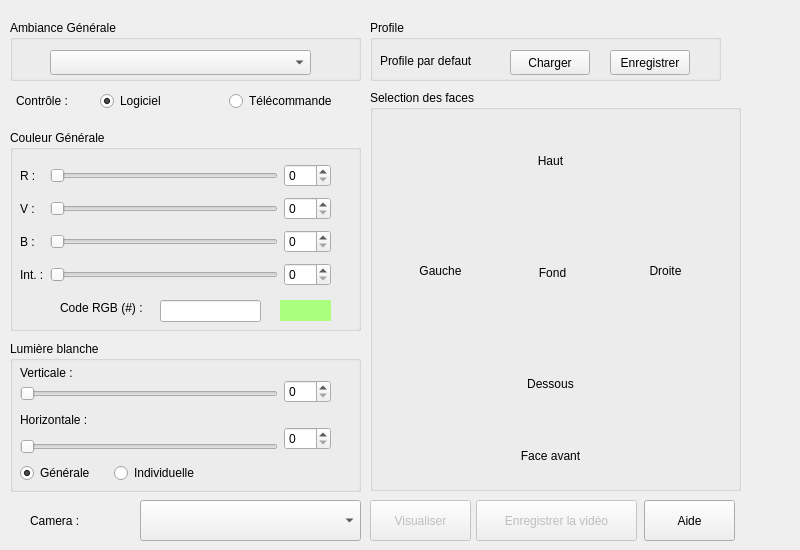
<?xml version="1.0" encoding="UTF-8"?>
<ui version="4.0">
 <class>LabViewPage</class>
 <widget class="QWidget" name="LabViewPage">
  <property name="geometry">
   <rect>
    <x>0</x>
    <y>0</y>
    <width>800</width>
    <height>550</height>
   </rect>
  </property>
  <property name="minimumSize">
   <size>
    <width>800</width>
    <height>550</height>
   </size>
  </property>
  <property name="windowTitle">
   <string>Form</string>
  </property>
  <widget class="QGroupBox" name="generalAmbBox">
   <property name="geometry">
    <rect>
     <x>10</x>
     <y>20</y>
     <width>351</width>
     <height>61</height>
    </rect>
   </property>
   <property name="title">
    <string>Ambiance Générale</string>
   </property>
   <widget class="QComboBox" name="selectAmb">
    <property name="geometry">
     <rect>
      <x>40</x>
      <y>30</y>
      <width>261</width>
      <height>25</height>
     </rect>
    </property>
   </widget>
  </widget>
  <widget class="QGroupBox" name="colorBox">
   <property name="geometry">
    <rect>
     <x>10</x>
     <y>130</y>
     <width>351</width>
     <height>201</height>
    </rect>
   </property>
   <property name="title">
    <string>Couleur Générale</string>
   </property>
   <widget class="QWidget" name="layoutWidget">
    <property name="geometry">
     <rect>
      <x>10</x>
      <y>30</y>
      <width>311</width>
      <height>131</height>
     </rect>
    </property>
    <layout class="QGridLayout" name="gridColorSelect">
     <item row="2" column="2">
      <widget class="QSpinBox" name="bSpin">
       <property name="maximum">
        <number>255</number>
       </property>
      </widget>
     </item>
     <item row="1" column="1">
      <widget class="QSlider" name="g">
       <property name="maximum">
        <number>255</number>
       </property>
       <property name="orientation">
        <enum>Qt::Horizontal</enum>
       </property>
      </widget>
     </item>
     <item row="1" column="0">
      <widget class="QLabel" name="g_label">
       <property name="text">
        <string>V :</string>
       </property>
      </widget>
     </item>
     <item row="0" column="0">
      <widget class="QLabel" name="r_label">
       <property name="text">
        <string>R :</string>
       </property>
      </widget>
     </item>
     <item row="2" column="1">
      <widget class="QSlider" name="b">
       <property name="maximum">
        <number>255</number>
       </property>
       <property name="orientation">
        <enum>Qt::Horizontal</enum>
       </property>
      </widget>
     </item>
     <item row="0" column="1">
      <widget class="QSlider" name="r">
       <property name="maximum">
        <number>255</number>
       </property>
       <property name="orientation">
        <enum>Qt::Horizontal</enum>
       </property>
      </widget>
     </item>
     <item row="0" column="2">
      <widget class="QSpinBox" name="rSpin">
       <property name="maximum">
        <number>255</number>
       </property>
      </widget>
     </item>
     <item row="2" column="0">
      <widget class="QLabel" name="b_label">
       <property name="text">
        <string>B :</string>
       </property>
      </widget>
     </item>
     <item row="1" column="2">
      <widget class="QSpinBox" name="gSpin">
       <property name="maximum">
        <number>255</number>
       </property>
      </widget>
     </item>
     <item row="3" column="0">
      <widget class="QLabel" name="intensite_label">
       <property name="text">
        <string>Int. :</string>
       </property>
      </widget>
     </item>
     <item row="3" column="1">
      <widget class="QSlider" name="intensite">
       <property name="maximum">
        <number>255</number>
       </property>
       <property name="orientation">
        <enum>Qt::Horizontal</enum>
       </property>
      </widget>
     </item>
     <item row="3" column="2">
      <widget class="QSpinBox" name="intensiteSpin">
       <property name="maximum">
        <number>255</number>
       </property>
      </widget>
     </item>
    </layout>
   </widget>
   <widget class="QLabel" name="showColor">
    <property name="geometry">
     <rect>
      <x>270</x>
      <y>170</y>
      <width>51</width>
      <height>21</height>
     </rect>
    </property>
    <property name="styleSheet">
     <string notr="true">border-color: rgb(0, 0, 0);
background-color: rgb(170, 255, 127);
selection-color: rgb(255, 0, 4);</string>
    </property>
    <property name="text">
     <string/>
    </property>
   </widget>
   <widget class="QLineEdit" name="rgbLineEdit">
    <property name="geometry">
     <rect>
      <x>150</x>
      <y>170</y>
      <width>101</width>
      <height>22</height>
     </rect>
    </property>
    <property name="inputMask">
     <string>HHHHHH; </string>
    </property>
   </widget>
   <widget class="QLabel" name="rgbLineEditLabel">
    <property name="geometry">
     <rect>
      <x>50</x>
      <y>170</y>
      <width>91</width>
      <height>16</height>
     </rect>
    </property>
    <property name="text">
     <string>Code RGB (#) :</string>
    </property>
   </widget>
  </widget>
  <widget class="QGroupBox" name="lightBox">
   <property name="geometry">
    <rect>
     <x>10</x>
     <y>341</y>
     <width>351</width>
     <height>151</height>
    </rect>
   </property>
   <property name="title">
    <string>Lumière blanche</string>
   </property>
   <widget class="QWidget" name="layoutWidget">
    <property name="geometry">
     <rect>
      <x>10</x>
      <y>120</y>
      <width>182</width>
      <height>25</height>
     </rect>
    </property>
    <layout class="QHBoxLayout" name="selectLightType">
     <item>
      <widget class="QRadioButton" name="globalLightRadio">
       <property name="text">
        <string>Générale</string>
       </property>
       <property name="checked">
        <bool>true</bool>
       </property>
      </widget>
     </item>
     <item>
      <widget class="QRadioButton" name="individualLightRadio">
       <property name="text">
        <string>Individuelle</string>
       </property>
      </widget>
     </item>
    </layout>
   </widget>
   <widget class="QWidget" name="layoutWidget">
    <property name="geometry">
     <rect>
      <x>10</x>
      <y>25</y>
      <width>311</width>
      <height>88</height>
     </rect>
    </property>
    <layout class="QGridLayout" name="gridLayout">
     <item row="0" column="0">
      <widget class="QLabel" name="intensite_label_2">
       <property name="text">
        <string>Verticale :</string>
       </property>
      </widget>
     </item>
     <item row="0" column="1" rowspan="3">
      <widget class="QSpinBox" name="intensiteSpin_2">
       <property name="maximum">
        <number>255</number>
       </property>
      </widget>
     </item>
     <item row="1" column="0">
      <widget class="QSlider" name="intensite_2">
       <property name="orientation">
        <enum>Qt::Horizontal</enum>
       </property>
      </widget>
     </item>
     <item row="2" column="0" rowspan="2">
      <widget class="QLabel" name="intensite_label_3">
       <property name="text">
        <string>Horizontale :</string>
       </property>
      </widget>
     </item>
     <item row="3" column="1" rowspan="2">
      <widget class="QSpinBox" name="intensiteSpin_3">
       <property name="maximum">
        <number>255</number>
       </property>
      </widget>
     </item>
     <item row="4" column="0">
      <widget class="QSlider" name="intensite_3">
       <property name="orientation">
        <enum>Qt::Horizontal</enum>
       </property>
      </widget>
     </item>
    </layout>
   </widget>
  </widget>
  <widget class="QGroupBox" name="profilBox">
   <property name="geometry">
    <rect>
     <x>370</x>
     <y>20</y>
     <width>351</width>
     <height>61</height>
    </rect>
   </property>
   <property name="title">
    <string>Profile</string>
   </property>
   <widget class="QPushButton" name="saveProfil">
    <property name="geometry">
     <rect>
      <x>240</x>
      <y>30</y>
      <width>80</width>
      <height>25</height>
     </rect>
    </property>
    <property name="text">
     <string>Enregistrer</string>
    </property>
   </widget>
   <widget class="QPushButton" name="loadProfil">
    <property name="geometry">
     <rect>
      <x>140</x>
      <y>30</y>
      <width>80</width>
      <height>25</height>
     </rect>
    </property>
    <property name="text">
     <string>Charger</string>
    </property>
   </widget>
   <widget class="QLabel" name="currentProfil">
    <property name="geometry">
     <rect>
      <x>10</x>
      <y>30</y>
      <width>121</width>
      <height>21</height>
     </rect>
    </property>
    <property name="text">
     <string>Profile par defaut</string>
    </property>
   </widget>
  </widget>
  <widget class="QGroupBox" name="groupBox">
   <property name="geometry">
    <rect>
     <x>370</x>
     <y>90</y>
     <width>371</width>
     <height>401</height>
    </rect>
   </property>
   <property name="title">
    <string>Selection des faces</string>
   </property>
   <widget class="QPushButton" name="backFace">
    <property name="geometry">
     <rect>
      <x>120</x>
      <y>120</y>
      <width>125</width>
      <height>125</height>
     </rect>
    </property>
    <property name="styleSheet">
     <string notr="true">background-image: url(:/img/img/pattern_back.png);</string>
    </property>
    <property name="text">
     <string>Fond</string>
    </property>
    <property name="iconSize">
     <size>
      <width>100</width>
      <height>100</height>
     </size>
    </property>
    <property name="autoRepeat">
     <bool>false</bool>
    </property>
    <property name="autoDefault">
     <bool>false</bool>
    </property>
    <property name="flat">
     <bool>true</bool>
    </property>
   </widget>
   <widget class="QPushButton" name="topFace">
    <property name="geometry">
     <rect>
      <x>80</x>
      <y>30</y>
      <width>201</width>
      <height>81</height>
     </rect>
    </property>
    <property name="styleSheet">
     <string notr="true">background-image: url(:/img/img/pattern_t.png);</string>
    </property>
    <property name="text">
     <string>Haut</string>
    </property>
    <property name="flat">
     <bool>true</bool>
    </property>
   </widget>
   <widget class="QPushButton" name="leftFace">
    <property name="geometry">
     <rect>
      <x>30</x>
      <y>80</y>
      <width>81</width>
      <height>201</height>
     </rect>
    </property>
    <property name="styleSheet">
     <string notr="true">background-image: url(:/img/img/pattern_l.png);</string>
    </property>
    <property name="text">
     <string>Gauche</string>
    </property>
    <property name="flat">
     <bool>true</bool>
    </property>
   </widget>
   <widget class="QPushButton" name="rightFace">
    <property name="geometry">
     <rect>
      <x>255</x>
      <y>80</y>
      <width>81</width>
      <height>201</height>
     </rect>
    </property>
    <property name="styleSheet">
     <string notr="true">background-image: url(:/img/img/pattern_r.png);</string>
    </property>
    <property name="text">
     <string>Droite</string>
    </property>
    <property name="flat">
     <bool>true</bool>
    </property>
   </widget>
   <widget class="QPushButton" name="bottomFace">
    <property name="geometry">
     <rect>
      <x>80</x>
      <y>253</y>
      <width>201</width>
      <height>81</height>
     </rect>
    </property>
    <property name="styleSheet">
     <string notr="true">background-image: url(:/img/img/pattern_b.png);</string>
    </property>
    <property name="text">
     <string>Dessous</string>
    </property>
    <property name="flat">
     <bool>true</bool>
    </property>
   </widget>
   <widget class="QPushButton" name="frontFace">
    <property name="geometry">
     <rect>
      <x>50</x>
      <y>340</y>
      <width>261</width>
      <height>51</height>
     </rect>
    </property>
    <property name="styleSheet">
     <string notr="true">background-image: url(:/img/img/pattern_f.png);</string>
    </property>
    <property name="text">
     <string>Face avant</string>
    </property>
    <property name="flat">
     <bool>true</bool>
    </property>
   </widget>
  </widget>
  <widget class="QPushButton" name="startVisu">
   <property name="enabled">
    <bool>false</bool>
   </property>
   <property name="geometry">
    <rect>
     <x>370</x>
     <y>500</y>
     <width>101</width>
     <height>41</height>
    </rect>
   </property>
   <property name="text">
    <string>Visualiser</string>
   </property>
   <property name="icon">
    <iconset resource="../ressources.qrc">
     <normaloff>:/img/img/play_green.png</normaloff>:/img/img/play_green.png</iconset>
   </property>
   <property name="checkable">
    <bool>false</bool>
   </property>
   <property name="flat">
    <bool>false</bool>
   </property>
  </widget>
  <widget class="QPushButton" name="startRecording">
   <property name="enabled">
    <bool>false</bool>
   </property>
   <property name="geometry">
    <rect>
     <x>476</x>
     <y>500</y>
     <width>161</width>
     <height>41</height>
    </rect>
   </property>
   <property name="text">
    <string>Enregistrer la vidéo</string>
   </property>
   <property name="icon">
    <iconset resource="../ressources.qrc">
     <normaloff>:/img/img/record.png</normaloff>:/img/img/record.png</iconset>
   </property>
   <property name="checkable">
    <bool>false</bool>
   </property>
   <property name="flat">
    <bool>false</bool>
   </property>
  </widget>
  <widget class="QPushButton" name="backToHelp">
   <property name="geometry">
    <rect>
     <x>644</x>
     <y>500</y>
     <width>91</width>
     <height>41</height>
    </rect>
   </property>
   <property name="text">
    <string>Aide</string>
   </property>
   <property name="icon">
    <iconset resource="../ressources.qrc">
     <normaloff>:/img/img/help.png</normaloff>:/img/img/help.png</iconset>
   </property>
   <property name="checkable">
    <bool>false</bool>
   </property>
   <property name="flat">
    <bool>false</bool>
   </property>
  </widget>
  <widget class="QComboBox" name="cameraSelector">
   <property name="geometry">
    <rect>
     <x>140</x>
     <y>500</y>
     <width>221</width>
     <height>41</height>
    </rect>
   </property>
  </widget>
  <widget class="QLabel" name="label">
   <property name="geometry">
    <rect>
     <x>30</x>
     <y>510</y>
     <width>101</width>
     <height>21</height>
    </rect>
   </property>
   <property name="text">
    <string>Camera : </string>
   </property>
  </widget>
  <widget class="QLabel" name="label_2">
   <property name="geometry">
    <rect>
     <x>16</x>
     <y>90</y>
     <width>81</width>
     <height>21</height>
    </rect>
   </property>
   <property name="text">
    <string>Contrôle : </string>
   </property>
  </widget>
  <widget class="QWidget" name="layoutWidget">
   <property name="geometry">
    <rect>
     <x>100</x>
     <y>90</y>
     <width>251</width>
     <height>23</height>
    </rect>
   </property>
   <layout class="QHBoxLayout" name="horizontalLayout">
    <item>
     <widget class="QRadioButton" name="softwareRadio">
      <property name="text">
       <string>Logiciel</string>
      </property>
      <property name="checked">
       <bool>true</bool>
      </property>
     </widget>
    </item>
    <item>
     <widget class="QRadioButton" name="teleRadio">
      <property name="text">
       <string>Télécommande</string>
      </property>
     </widget>
    </item>
   </layout>
  </widget>
 </widget>
 <resources>
  <include location="../ressources.qrc"/>
 </resources>
 <connections/>
</ui>
